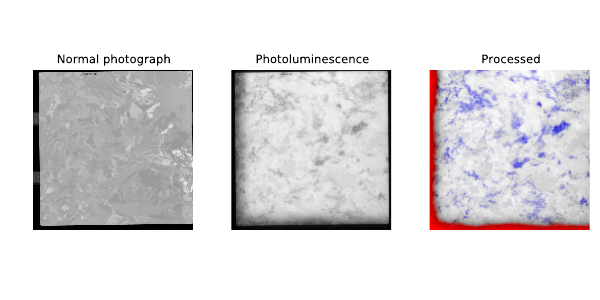

Write the Python code that produced this figure.
import matplotlib
from matplotlib import pyplot as plt
from skimage import io, color

matplotlib.rc('font', size=7)

fig, axes = plt.subplots(nrows=1, ncols=3, figsize=(6, 3))
images = [io.imread('fig_pl%i.png' % i) for i in range(1, 4)]
titles = ['Normal photograph', 'Photoluminescence', 'Processed']

for ax, im, ti in zip(axes, images, titles):
    ax.imshow(color.gray2rgb(im), interpolation='nearest')
    ax.axis('off')
    ax.set_title(ti)

plt.tight_layout()
plt.savefig('fig_pl.pdf')
